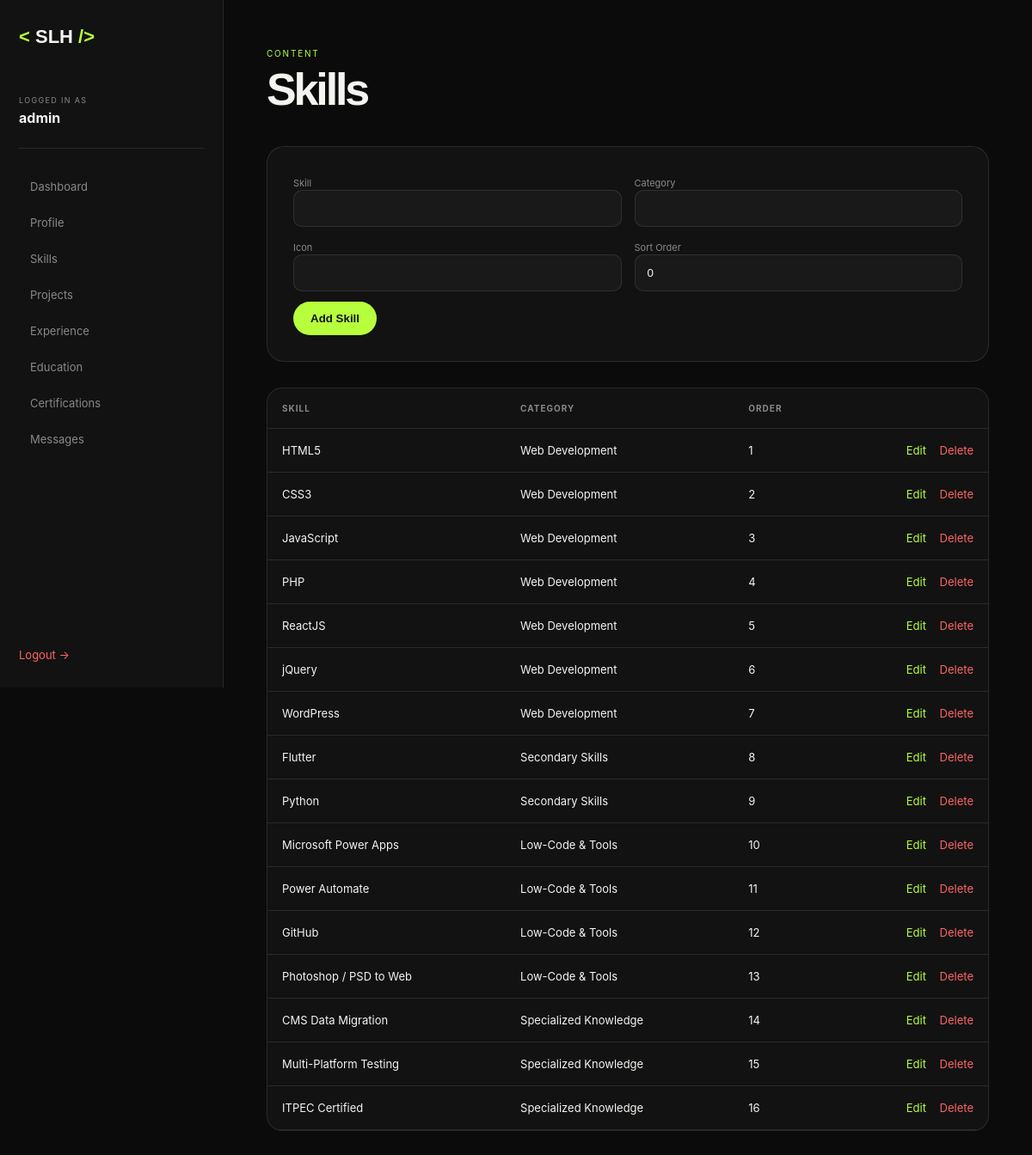
Page /admin/skills.php (signed in) on the committed database.
### tables this page shows
CREATE TABLE skills (
    id INT UNSIGNED AUTO_INCREMENT PRIMARY KEY,
    name VARCHAR(100) NOT NULL,
    category VARCHAR(100) NOT NULL,
    icon VARCHAR(100) DEFAULT '',
    sort_order INT DEFAULT 0,
    created_at TIMESTAMP DEFAULT CURRENT_TIMESTAMP
);

### includes/functions.php (called while the page is built, shortened)
<?php
require_once __DIR__ . '/../config/database.php';
function e(?string $value): string
{
    return htmlspecialchars($value ?? '', ENT_QUOTES, 'UTF-8');
}
function db_all(
    string $sql,
    array $params = []
): array {
    $stmt = db()->prepare($sql);
    $stmt->execute($params);
    return $stmt->fetchAll();
}

### config/database.php (called while the page is built, shortened)
<?php
function db(): PDO
{
    try {
        $pdo = new PDO(
            'mysql:host=' . DB_HOST . ';dbname=' . DB_NAME . ';charset=utf8mb4',
            DB_USER,
            DB_PASS,
            [
                PDO::ATTR_ERRMODE => PDO::ERRMODE_EXCEPTION,
                PDO::ATTR_DEFAULT_FETCH_MODE => PDO::FETCH_ASSOC,
                PDO::ATTR_EMULATE_PREPARES => false,
            ]
        );
        return $pdo;
    } catch (PDOException $e) {
        die(
            '<div style="
                font-family:Arial;
                max-width:700px;
                margin:80px auto;
                padding:30px;
                border:1px solid #ddd;
                border-radius:15px;
            ">
                <h2>Database Connection Error</h2>
                <p>Please check <strong>config/config.php</strong>.</p>
                <p>Also make sure MySQL is running and <strong>database/schema.sql</strong> has been imported.</p>
            </div>'
        );
    }
}

### admin/skills.php (the view, shortened to what this page needs)
<?php
require_once __DIR__ . '/../includes/functions.php';
$edit = null;
$items = db_all(
    "SELECT * FROM skills ORDER BY sort_order, id"
);
require_once __DIR__ . '/layout.php';
?>
<div class="admin-content">
    <div class="admin-page-head">
        <div>
            <span>CONTENT</span>
            <h1>Skills</h1>
        </div>
    </div>
    <form method="POST" class="admin-form">
        <div class="form-two">
            <div>
                <label>Skill</label>
                <input
                    type="text"
                    name="name"
                    required
                    value="<?= e($edit['name'] ?? '') ?>"
                >
            </div>
            <div>
                <label>Category</label>
                <input
                    type="text"
                    name="category"
                    required
                    value="<?= e($edit['category'] ?? '') ?>"
                >
            </div>
        </div>
        <div class="form-two">
            <div>
                <label>Icon</label>
                <input
                    type="text"
                    name="icon"
                    value="<?= e($edit['icon'] ?? '') ?>"
                >
            </div>
            <div>
                <label>Sort Order</label>
                <input
                    type="number"
                    name="sort_order"
                    value="<?= e((string)($edit['sort_order'] ?? 0)) ?>"
                >
            </div>
        </div>
        <button class="admin-btn">
            <?= $edit ? 'Update Skill' : 'Add Skill' ?>
        </button>
    </form>
    <div class="admin-table-wrap">
        <table class="admin-table">
            <thead>
                <tr>
                    <th>Skill</th>
                    <th>Category</th>
                    <th>Order</th>
                    <th></th>
                </tr>
            </thead>
            <tbody>
            <?php foreach ($items as $item): ?>
                <tr>
                    <td><?= e($item['name']) ?></td>
                    <td><?= e($item['category']) ?></td>
                    <td><?= e((string)$item['sort_order']) ?></td>
                    <td class="actions">
                        <a
                            href="?edit=<?= $item['id'] ?>"
                        >
                            Edit
                        </a>
                        <a
                            href="?delete=<?= $item['id'] ?>"
                            onclick="return confirm('Delete this skill?')"
                            class="danger"
                        >
                            Delete
                        </a>
                    </td>
                </tr>
            <?php endforeach; ?>
            </tbody>
        </table>
    </div>
</div>
</main>
</div>
</body>
</html>

### assets/css/admin.css (style rules this page uses)
:root { --admin-bg: #0b0b0b; --admin-surface: #121212; --admin-surface-2: #191919; --admin-border: rgba(255,255,255,.1); --admin-text: #f4f4f1; --admin-muted: #898989; --admin-accent: #b7ff3c; --admin-danger: #ff6464; }
* { box-sizing: border-box; }
body { margin: 0; background: var(--admin-bg); color: var(--admin-text); font-family: Inter, Arial, sans-serif; }
a { color: inherit; text-decoration: none; }
.admin-content { max-width: 1200px; padding: 50px; }
.admin-page-head { display: flex; justify-content: space-between; align-items: flex-end; gap: 20px; margin-bottom: 40px; }
.admin-page-head span { color: var(--admin-accent); font-size: 10px; letter-spacing: .18em; }
.admin-page-head h1 { margin: 8px 0 0; font-family: "Space Grotesk", sans-serif; font-size: 52px; line-height: 1; letter-spacing: -.06em; }
.admin-form { display: grid; gap: 12px; padding: 30px; background: var(--admin-surface); border: 1px solid var(--admin-border); border-radius: 20px; margin-bottom: 30px; }
.admin-form label { color: var(--admin-muted); font-size: 11px; margin-top: 8px; }
.admin-form input, .admin-form textarea, .login-card input { width: 100%; padding: 13px 14px; color: var(--admin-text); background: var(--admin-surface-2); border: 1px solid var(--admin-border); border-radius: 10px; outline: none; }
.form-two { display: grid; grid-template-columns: 1fr 1fr; gap: 15px; }
.admin-btn { width: fit-content; padding: 12px 20px; border: 0; border-radius: 999px; background: var(--admin-accent); color: #111; font-weight: 800; cursor: pointer; }
.admin-table-wrap { overflow-x: auto; background: var(--admin-surface); border: 1px solid var(--admin-border); border-radius: 18px; }
.admin-table { width: 100%; border-collapse: collapse; }
.admin-table th, .admin-table td { padding: 17px; border-bottom: 1px solid var(--admin-border); text-align: left; font-size: 13px; }
.admin-table th { color: var(--admin-muted); font-size: 10px; text-transform: uppercase; letter-spacing: .1em; }
.actions { text-align: right !important; white-space: nowrap; }
.actions a { margin-left: 12px; color: var(--admin-accent); }
.actions .danger, .danger { color: var(--admin-danger) !important; }

### rows in the picture
skills: name "HTML5", category "Web Development", sort_order "1"
skills: name "CSS3", category "Web Development", sort_order "2"
skills: name "JavaScript", category "Web Development", sort_order "3"
skills: name "PHP", category "Web Development", sort_order "4"
skills: name "ReactJS", category "Web Development", sort_order "5"
skills: name "jQuery", category "Web Development", sort_order "6"
skills: name "WordPress", category "Web Development", sort_order "7"
skills: name "Flutter", category "Secondary Skills", sort_order "8"
skills: name "Python", category "Secondary Skills", sort_order "9"
skills: name "Microsoft Power Apps", category "Low-Code & Tools", sort_order "10"
skills: name "Power Automate", category "Low-Code & Tools", sort_order "11"
skills: name "GitHub", category "Low-Code & Tools", sort_order "12"
skills: name "Photoshop / PSD to Web", category "Low-Code & Tools", sort_order "13"
skills: name "CMS Data Migration", category "Specialized Knowledge", sort_order "14"
skills: name "Multi-Platform Testing", category "Specialized Knowledge", sort_order "15"
skills: name "ITPEC Certified", category "Specialized Knowledge", sort_order "16"

### other values in the picture
$_SESSION['admin_username'] "admin"
